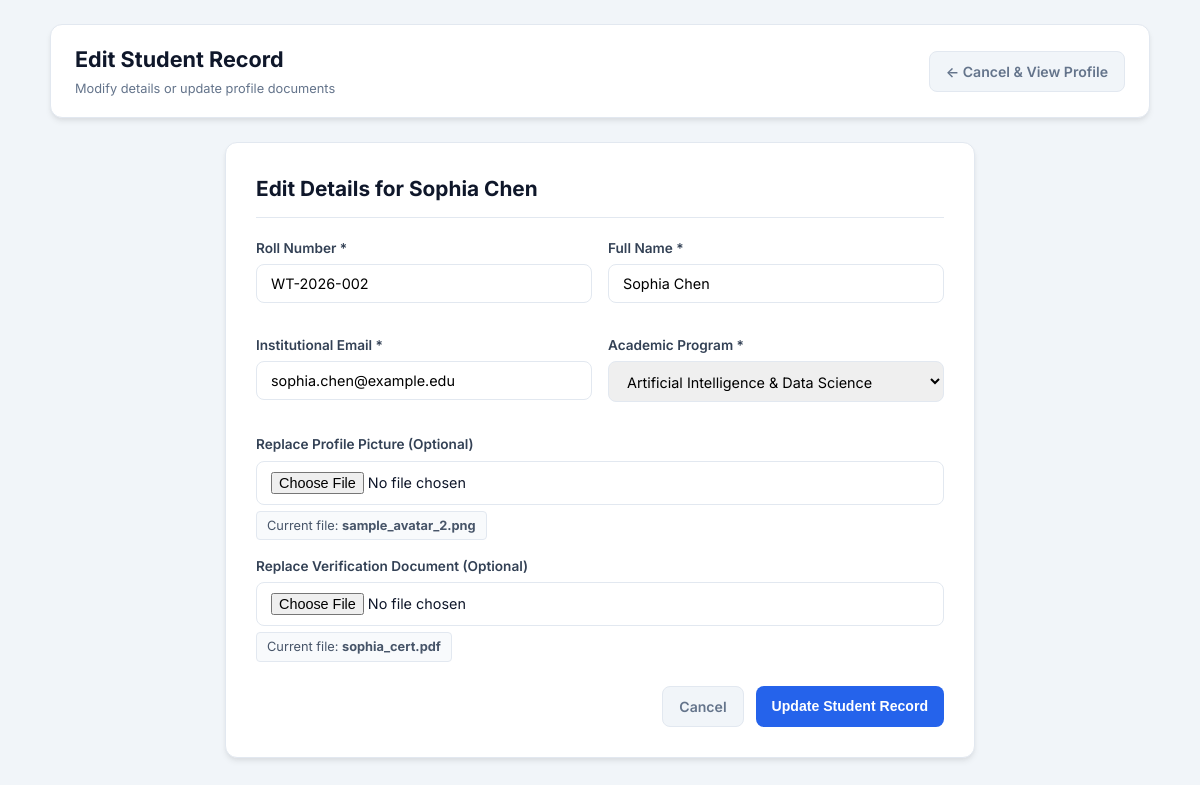
Screenshot of /edit_student.php?id=2 with the database file from the repository.
### tables this page shows
CREATE TABLE `students` (
    `id` INT AUTO_INCREMENT PRIMARY KEY,
    `roll_number` VARCHAR(30) NOT NULL UNIQUE,
    `full_name` VARCHAR(100) NOT NULL,
    `email` VARCHAR(100) NOT NULL UNIQUE,
    `course` VARCHAR(100) NOT NULL,
    `profile_image` VARCHAR(255) DEFAULT NULL,
    `profile_image_type` VARCHAR(100) DEFAULT NULL,
    `profile_image_size` INT DEFAULT 0,
    `document` VARCHAR(255) DEFAULT NULL,
    `document_type` VARCHAR(100) DEFAULT NULL,
    `document_size` INT DEFAULT 0,
    `created_at` TIMESTAMP DEFAULT CURRENT_TIMESTAMP,
    `updated_at` TIMESTAMP DEFAULT CURRENT_TIMESTAMP ON UPDATE CURRENT_TIMESTAMP,
    INDEX `idx_roll_number` (`roll_number`),
    INDEX `idx_email` (`email`)
);

### edit_student.php (the view, shortened to what this page needs)
<?php
require_once __DIR__ . '/db.php';
$id = filter_input(INPUT_GET, 'id', FILTER_VALIDATE_INT);
try {
    $stmt = $pdo->prepare("SELECT * FROM students WHERE id = :id LIMIT 1");
    $stmt->execute([':id' => $id]);
    $student = $stmt->fetch();
} catch (PDOException $e) {
    die("Database query error: " . htmlspecialchars($e->getMessage()));
}
$formData = [
    'roll_number' => $student['roll_number'],
    'full_name'   => $student['full_name'],
    'email'       => $student['email'],
    'course'      => $student['course']
];
?>
<!DOCTYPE html>
<html lang="en">
<head>
  <link rel="stylesheet" href="style.css">
</head>
<body>
  <div class="container">
    <header class="navbar">
      <div class="nav-brand">
        <h2>Edit Student Record</h2>
        <span class="subtitle">Modify details or update profile documents</span>
      </div>
      <div class="nav-actions">
        <a href="view_student.php?id=<?= $student['id'] ?>" class="btn btn-secondary">&larr; Cancel & View Profile</a>
      </div>
    </header>
    <main class="form-card">
      <h3 class="form-title">Edit Details for <?= htmlspecialchars($student['full_name']) ?></h3>
      <form method="POST" action="edit_student.php?id=<?= $student['id'] ?>" enctype="multipart/form-data">
        <div class="form-row">
          <div class="form-group">
            <label for="roll_number">Roll Number *</label>
            <input
              type="text"
              id="roll_number"
              name="roll_number"
              class="form-control"
              value="<?= htmlspecialchars($formData['roll_number']) ?>"
              required
            >
          </div>
          <div class="form-group">
            <label for="full_name">Full Name *</label>
            <input
              type="text"
              id="full_name"
              name="full_name"
              class="form-control"
              value="<?= htmlspecialchars($formData['full_name']) ?>"
              required
            >
          </div>
        </div>
        <div class="form-row">
          <div class="form-group">
            <label for="email">Institutional Email *</label>
            <input
              type="email"
              id="email"
              name="email"
              class="form-control"
              value="<?= htmlspecialchars($formData['email']) ?>"
              required
            >
          </div>
          <div class="form-group">
            <label for="course">Academic Program *</label>
            <select id="course" name="course" class="form-control" required>
              <?php
                $courses = [
                  'Computer Science & Engineering',
                  'Artificial Intelligence & Data Science',
                  'Information Technology',
                  'Software Engineering',
                  'Cybersecurity & Digital Forensics'
                ];
                foreach ($courses as $c):
              ?>
                <option value="<?= $c ?>" <?= ($formData['course'] === $c) ? 'selected' : '' ?>>
                  <?= $c ?>
                </option>
              <?php endforeach; ?>
            </select>
          </div>
        </div>
        <div class="form-group">
          <label for="profile_image">Replace Profile Picture (Optional)</label>
          <input
            type="file"
            id="profile_image"
            name="profile_image"
            class="form-control"
            accept="image/jpeg,image/png,image/webp"
          >
          <?php if (!empty($student['profile_image'])): ?>
            <div class="current-file-badge">
              <span>Current file: <strong><?= htmlspecialchars($student['profile_image']) ?></strong></span>
            </div>
          <?php endif; ?>
        </div>
        <div class="form-group">
          <label for="document">Replace Verification Document (Optional)</label>
          <input
            type="file"
            id="document"
            name="document"
            class="form-control"
            accept=".pdf,.doc,.docx,application/pdf,application/msword"
          >
          <?php if (!empty($student['document'])): ?>
            <div class="current-file-badge">
              <span>Current file: <strong><?= htmlspecialchars($student['document']) ?></strong></span>
            </div>
          <?php endif; ?>
        </div>
        <div style="display: flex; justify-content: flex-end; gap: 12px; margin-top: 24px;">
          <a href="view_student.php?id=<?= $student['id'] ?>" class="btn btn-secondary">Cancel</a>
          <button type="submit" class="btn btn-primary">Update Student Record</button>
        </div>
      </form>
    </main>
  </div>
</body>
</html>

### style.css (style rules this page uses)
:root { --primary: #2563eb; --primary-hover: #1d4ed8; --primary-light: #eff6ff; --secondary: #64748b; --success: #10b981; --warning: #f59e0b; --danger: #ef4444; --danger-hover: #dc2626; --bg-color: #f1f5f9; --card-bg: #ffffff; --text-dark: #0f172a; --text-muted: #64748b; --border-color: #e2e8f0; --radius: 8px; --radius-lg: 12px; --shadow: 0 4px 6px -1px rgba(0, 0, 0, 0.08), 0 2px 4px -1px rgba(0, 0, 0, 0.04); }
*, *::before, *::after { box-sizing: border-box; margin: 0; padding: 0; }
body { font-family: 'Inter', system-ui, -apple-system, BlinkMacSystemFont, "Segoe UI", Roboto, sans-serif; background-color: var(--bg-color); color: var(--text-dark); line-height: 1.5; padding: 24px 16px; min-height: 100vh; }
.container { max-width: 1100px; margin: 0 auto; }
.navbar { display: flex; justify-content: space-between; align-items: center; background: var(--card-bg); padding: 18px 24px; border-radius: var(--radius-lg); box-shadow: var(--shadow); margin-bottom: 24px; border: 1px solid var(--border-color); }
.nav-brand h2 { font-size: 1.35rem; font-weight: 700; color: var(--text-dark); }
.nav-brand .subtitle { font-size: 0.8rem; color: var(--text-muted); }
.nav-actions { display: flex; gap: 12px; }
.btn { display: inline-flex; align-items: center; gap: 6px; padding: 9px 16px; font-size: 0.88rem; font-weight: 600; border-radius: var(--radius); text-decoration: none; border: none; cursor: pointer; transition: all 0.2s ease; }
.btn-primary { background: var(--primary); color: #ffffff; }
.btn-secondary { background: #f1f5f9; color: var(--text-muted); border: 1px solid var(--border-color); }
.form-card { background: var(--card-bg); border-radius: var(--radius-lg); box-shadow: var(--shadow); border: 1px solid var(--border-color); padding: 30px; max-width: 750px; margin: 0 auto; }
.form-title { font-size: 1.3rem; margin-bottom: 20px; padding-bottom: 12px; border-bottom: 1px solid var(--border-color); }
.form-row { display: grid; grid-template-columns: 1fr 1fr; gap: 16px; margin-bottom: 16px; }
.form-group { margin-bottom: 16px; }
.form-group label { display: block; font-size: 0.85rem; font-weight: 600; margin-bottom: 6px; color: #334155; }
.form-control { width: 100%; padding: 10px 14px; border: 1px solid var(--border-color); border-radius: var(--radius); font-size: 0.9rem; font-family: inherit; }
.current-file-badge { display: inline-flex; align-items: center; gap: 8px; margin-top: 6px; font-size: 0.8rem; color: #475569; background: #f8fafc; padding: 4px 10px; border-radius: 4px; border: 1px solid var(--border-color); }

### rows the page displays
students: full_name "Sophia Chen", roll_number "WT-2026-002", email "sophia.chen@example.edu", course "Artificial Intelligence & Data Science", profile_image "sample_avatar_2.png", document "sophia_cert.pdf"
